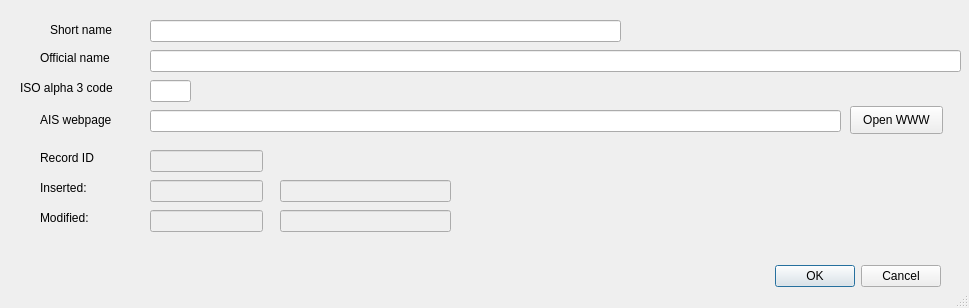
<?xml version="1.0" encoding="UTF-8"?>
<ui version="4.0">
 <class>Dialog</class>
 <widget class="QDialog" name="Dialog">
  <property name="geometry">
   <rect>
    <x>0</x>
    <y>0</y>
    <width>969</width>
    <height>308</height>
   </rect>
  </property>
  <property name="contextMenuPolicy">
   <enum>Qt::NoContextMenu</enum>
  </property>
  <property name="windowTitle">
   <string>Country</string>
  </property>
  <property name="sizeGripEnabled">
   <bool>true</bool>
  </property>
  <widget class="QDialogButtonBox" name="buttonBox">
   <property name="geometry">
    <rect>
     <x>600</x>
     <y>260</y>
     <width>341</width>
     <height>32</height>
    </rect>
   </property>
   <property name="orientation">
    <enum>Qt::Horizontal</enum>
   </property>
   <property name="standardButtons">
    <set>QDialogButtonBox::Cancel|QDialogButtonBox::Ok</set>
   </property>
  </widget>
  <widget class="QLineEdit" name="ctry_id">
   <property name="enabled">
    <bool>false</bool>
   </property>
   <property name="geometry">
    <rect>
     <x>150</x>
     <y>150</y>
     <width>113</width>
     <height>22</height>
    </rect>
   </property>
   <property name="readOnly">
    <bool>true</bool>
   </property>
  </widget>
  <widget class="QLineEdit" name="official_name">
   <property name="geometry">
    <rect>
     <x>150</x>
     <y>50</y>
     <width>811</width>
     <height>22</height>
    </rect>
   </property>
  </widget>
  <widget class="QLineEdit" name="iso_alpha3">
   <property name="geometry">
    <rect>
     <x>150</x>
     <y>80</y>
     <width>41</width>
     <height>22</height>
    </rect>
   </property>
  </widget>
  <widget class="QLineEdit" name="short_name">
   <property name="geometry">
    <rect>
     <x>150</x>
     <y>20</y>
     <width>471</width>
     <height>22</height>
    </rect>
   </property>
  </widget>
  <widget class="QLineEdit" name="ais_www">
   <property name="geometry">
    <rect>
     <x>150</x>
     <y>110</y>
     <width>691</width>
     <height>22</height>
    </rect>
   </property>
  </widget>
  <widget class="QLabel" name="AIS">
   <property name="geometry">
    <rect>
     <x>40</x>
     <y>110</y>
     <width>81</width>
     <height>20</height>
    </rect>
   </property>
   <property name="text">
    <string>AIS webpage</string>
   </property>
  </widget>
  <widget class="QLabel" name="label">
   <property name="geometry">
    <rect>
     <x>50</x>
     <y>20</y>
     <width>71</width>
     <height>20</height>
    </rect>
   </property>
   <property name="text">
    <string>Short name</string>
   </property>
  </widget>
  <widget class="QLabel" name="label_2">
   <property name="geometry">
    <rect>
     <x>40</x>
     <y>50</y>
     <width>81</width>
     <height>16</height>
    </rect>
   </property>
   <property name="text">
    <string>Official name</string>
   </property>
  </widget>
  <widget class="QLabel" name="label_3">
   <property name="geometry">
    <rect>
     <x>20</x>
     <y>80</y>
     <width>101</width>
     <height>16</height>
    </rect>
   </property>
   <property name="text">
    <string>ISO alpha 3 code</string>
   </property>
  </widget>
  <widget class="QLabel" name="label_4">
   <property name="geometry">
    <rect>
     <x>40</x>
     <y>150</y>
     <width>55</width>
     <height>16</height>
    </rect>
   </property>
   <property name="text">
    <string>Record ID</string>
   </property>
  </widget>
  <widget class="QLabel" name="label_5">
   <property name="geometry">
    <rect>
     <x>40</x>
     <y>180</y>
     <width>61</width>
     <height>16</height>
    </rect>
   </property>
   <property name="text">
    <string>Inserted:</string>
   </property>
  </widget>
  <widget class="QLabel" name="label_6">
   <property name="geometry">
    <rect>
     <x>40</x>
     <y>210</y>
     <width>55</width>
     <height>16</height>
    </rect>
   </property>
   <property name="text">
    <string>Modified:</string>
   </property>
  </widget>
  <widget class="QLineEdit" name="user_add">
   <property name="enabled">
    <bool>false</bool>
   </property>
   <property name="geometry">
    <rect>
     <x>150</x>
     <y>180</y>
     <width>113</width>
     <height>22</height>
    </rect>
   </property>
  </widget>
  <widget class="QLineEdit" name="timestamp_add">
   <property name="enabled">
    <bool>false</bool>
   </property>
   <property name="geometry">
    <rect>
     <x>280</x>
     <y>180</y>
     <width>171</width>
     <height>22</height>
    </rect>
   </property>
  </widget>
  <widget class="QLineEdit" name="user_mod">
   <property name="enabled">
    <bool>false</bool>
   </property>
   <property name="geometry">
    <rect>
     <x>150</x>
     <y>210</y>
     <width>113</width>
     <height>22</height>
    </rect>
   </property>
  </widget>
  <widget class="QLineEdit" name="timestamp_mod">
   <property name="enabled">
    <bool>false</bool>
   </property>
   <property name="geometry">
    <rect>
     <x>280</x>
     <y>210</y>
     <width>171</width>
     <height>22</height>
    </rect>
   </property>
  </widget>
  <widget class="QPushButton" name="pushButtonOpenWWW">
   <property name="geometry">
    <rect>
     <x>850</x>
     <y>106</y>
     <width>93</width>
     <height>28</height>
    </rect>
   </property>
   <property name="text">
    <string>Open WWW</string>
   </property>
  </widget>
 </widget>
 <resources/>
 <connections>
  <connection>
   <sender>buttonBox</sender>
   <signal>accepted()</signal>
   <receiver>Dialog</receiver>
   <slot>accept()</slot>
   <hints>
    <hint type="sourcelabel">
     <x>248</x>
     <y>254</y>
    </hint>
    <hint type="destinationlabel">
     <x>157</x>
     <y>274</y>
    </hint>
   </hints>
  </connection>
  <connection>
   <sender>buttonBox</sender>
   <signal>rejected()</signal>
   <receiver>Dialog</receiver>
   <slot>reject()</slot>
   <hints>
    <hint type="sourcelabel">
     <x>316</x>
     <y>260</y>
    </hint>
    <hint type="destinationlabel">
     <x>286</x>
     <y>274</y>
    </hint>
   </hints>
  </connection>
 </connections>
</ui>
